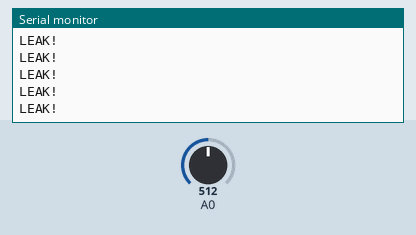
Bench run of a sketch on a simulated Arduino Uno, built with avr-gcc and run on an emulated ATmega328P. On the bench: the last lines printed to the serial monitor. Inputs (shaded band) come from the test bench; at power-on: A0 = 512.

Above: at 1.2 s.
1.3 s: A0 set to 218
2.8 s: A0 set to 197
At 3.8 s:
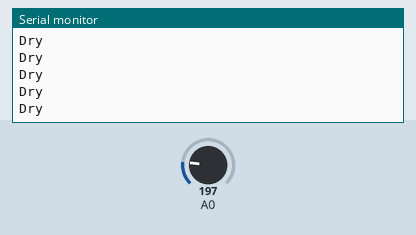
4.7 s: A0 set to 306
At 5.6 s:
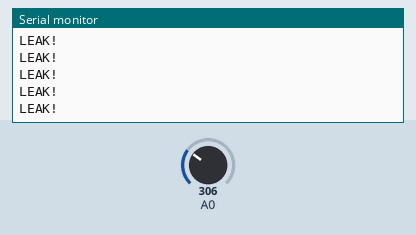
7.7 s: A0 set to 122
At 8.8 s:
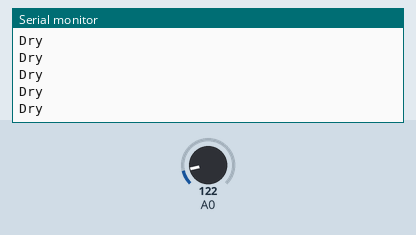

Measured:
- the behaviour switches between 205 and 204 on A0 (found by bisection; images 0 and 1)
- after the input at 2.8 s, the serial monitor: prints a new line after 0.07 s (image 1)

The sketch:

sketch_mar27a.ino
```cpp
void setup() {
  // initialize serial communication at 9600 bits per second:
  Serial.begin(9600);
}

// the loop routine runs over and over again forever:
void loop() {
  // read the input on analog pin 0:
  int sensorValue = analogRead(A0);
  // Convert the analog reading (which goes from 0 - 1023) to a voltage (0 - 5V):
  float voltage = sensorValue * (5.0 / 1023.0);

if (voltage > 1.0){

  Serial.println("LEAK!");
  }
  else {
    Serial.println("Dry");
    }


  // print out the value you read:
  //Serial.println(voltage);
}
```
